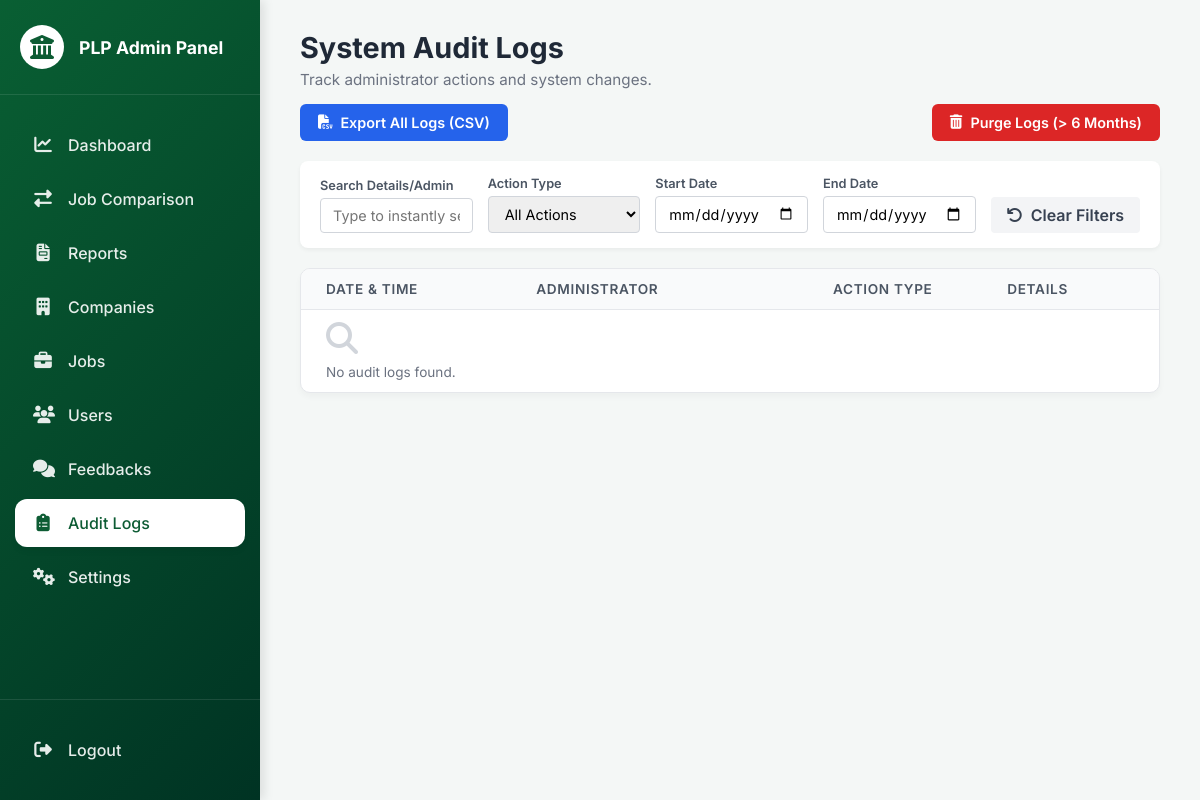
Before: /admin/pages/audit_logs.php (signed in) with the older database file.
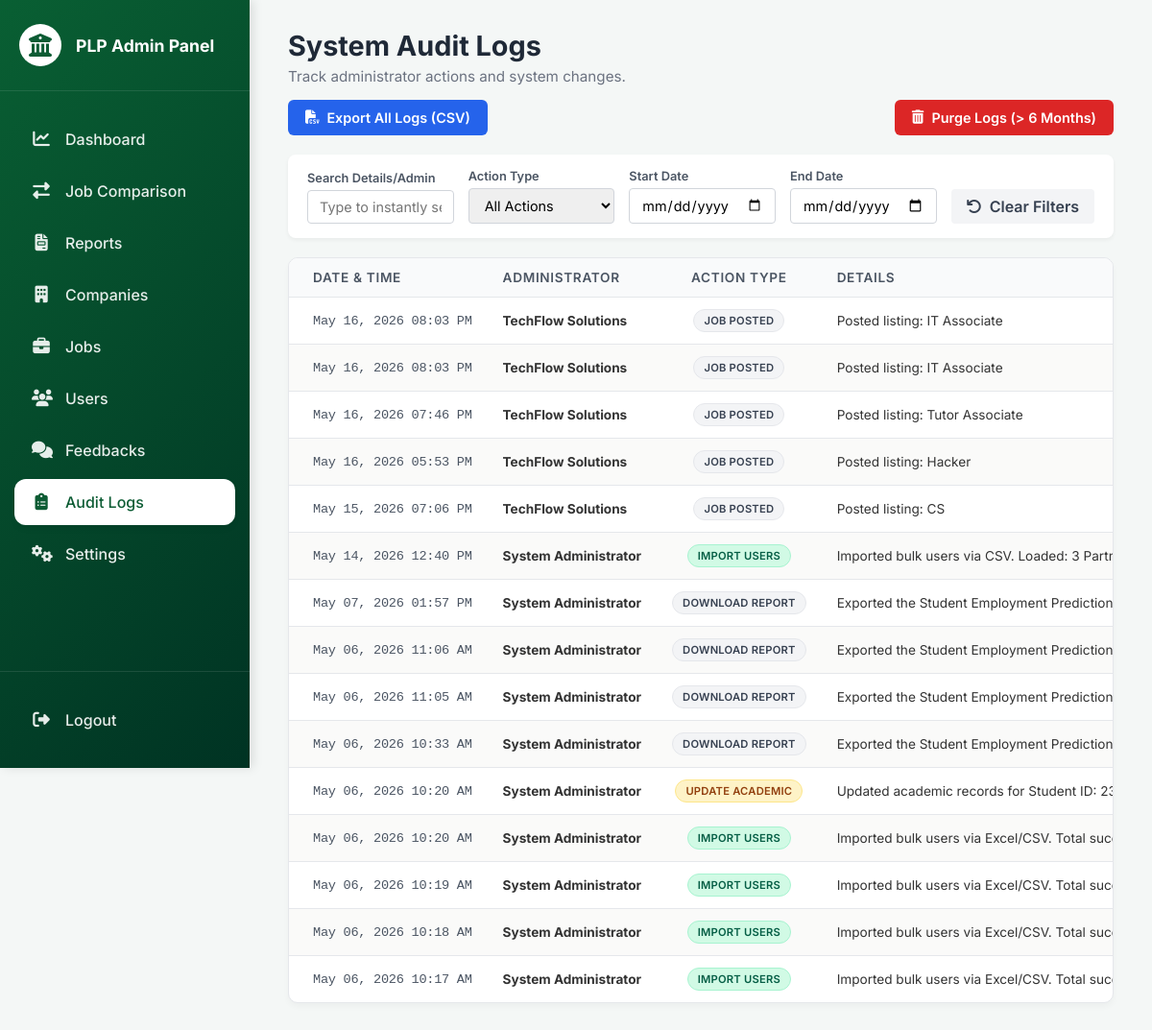
After: the same page with the newer database file.
### tables this page shows
CREATE TABLE `audit_logs` (
  `id` int(11) NOT NULL,
  `admin_id` int(11) NOT NULL,
  `admin_name` varchar(255) NOT NULL,
  `action` varchar(100) NOT NULL,
  `details` text NOT NULL,
  `created_at` datetime NOT NULL DEFAULT current_timestamp()
);

### admin/pages/audit_logs.php (the view, shortened to what this page needs)
<?php
require '../../includes/db.php';
$where_clauses = [];
$where_sql = count($where_clauses) > 0 ? "WHERE " . implode(" AND ", $where_clauses) : "";
$logs = [];
$query = "SELECT * FROM audit_logs $where_sql ORDER BY created_at DESC LIMIT 500";
$result = $conn->query($query);
if ($result && $result->num_rows > 0) {
    while ($row = $result->fetch_assoc()) {
        $logs[] = $row;
    }
}
?>
<!DOCTYPE html>
<html lang="en">
<head>
    <link rel="stylesheet" href="../../assets/css/admin-style.css?v=5">
    <link rel="stylesheet" href="https://cdnjs.cloudflare.com/ajax/libs/font-awesome/6.4.0/css/all.min.css">
</head>
<body>
<?php include '../../includes/admin_sidebar.php'; ?>
<main class="admin-main">
    <div class="page-title" style="margin-bottom: 15px;">
        <h1>System Audit Logs</h1>
        <p>Track administrator actions and system changes.</p>
    </div>
    <div class="maintenance-bar">
        <a href="audit_logs.php?export_csv=1" class="btn-export">
            <i class="fas fa-file-csv"></i> Export All Logs (CSV)
        </a>
        <form method="POST" action="audit_logs.php" onsubmit="return confirm('WARNING: Are you sure you want to permanently delete all logs older than 6 months? Please ensure you have exported a backup CSV first.');">
            <button type="submit" name="purge_logs" class="btn-purge">
                <i class="fas fa-trash-alt"></i> Purge Logs (> 6 Months)
            </button>
        </form>
    </div>
    <form class="filter-bar" method="GET" action="audit_logs.php">
        <div class="filter-group">
            <label for="search">Search Details/Admin</label>
            <input type="text" name="search" id="search" placeholder="Type to instantly search..." autocomplete="off" value="<?php echo htmlspecialchars($_GET['search'] ?? ''); ?>">
        </div>
        <div class="filter-group">
            <label for="action_filter">Action Type</label>
            <select name="action_filter" id="action_filter" onchange="this.form.submit()">
                <option value="">All Actions</option>
            </select>
        </div>
        <div class="filter-group">
            <label for="start_date">Start Date</label>
            <input type="date" name="start_date" id="start_date" value="<?php echo htmlspecialchars($_GET['start_date'] ?? ''); ?>" onchange="this.form.submit()">
        </div>
        <div class="filter-group">
            <label for="end_date">End Date</label>
            <input type="date" name="end_date" id="end_date" value="<?php echo htmlspecialchars($_GET['end_date'] ?? ''); ?>" onchange="this.form.submit()">
        </div>
        <div class="filter-actions">
            <a href="audit_logs.php" class="btn-clear"><i class="fas fa-undo"></i>&nbsp; Clear Filters</a>
        </div>
    </form>
    <div class="admin-card table-card">
        <div class="table-container">
            <table class="admin-table" style="font-size: 0.85rem; width: 100%;">
                <thead>
                    <tr>
                        <th>Date & Time</th>
                        <th>Administrator</th>
                        <th style="text-align: center;">Action Type</th>
                        <th>Details</th>
                    </tr>
                </thead>
                <tbody id="auditTableBody">
                    <?php if (empty($logs)): ?>
                        <tr>
                            <td colspan="4" class="no-results">
                                <i class="fas fa-search" style="font-size: 2rem; color: #d1d5db; margin-bottom: 10px;"></i><br>
                                No audit logs found.
                            </td>
                        </tr>
                    <?php else: ?>
                        <?php foreach ($logs as $log): ?>
                            <?php
                                $date = new DateTime($log['created_at']);
                                $formatted_date = $date->format('M d, Y h:i A');
                                $action = strtoupper($log['action']);
                                $badge_class = 'badge-default';
                                if (str_contains($action, 'DELETE') || str_contains($action, 'PURGE')) $badge_class = 'badge-delete';
                                elseif (str_contains($action, 'ADD') || str_contains($action, 'IMPORT') || str_contains($action, 'UPLOAD')) $badge_class = 'badge-add';
                                elseif (str_contains($action, 'EDIT') || str_contains($action, 'UPDATE')) $badge_class = 'badge-edit';
                            ?>
                            <tr class="log-row">
                                <td class="font-mono"><?php echo $formatted_date; ?></td>
                                <td class="admin-col"><strong><?php echo htmlspecialchars($log['admin_name']); ?></strong></td>
                                <td style="text-align: center;">
                                    <span class="badge <?php echo $badge_class; ?>">
                                        <?php echo str_replace('_', ' ', htmlspecialchars($action)); ?>
                                    </span>
                                </td>
                                <td class="details-col"><?php echo htmlspecialchars($log['details']); ?></td>
                            </tr>
                        <?php endforeach; ?>
                    <?php endif; ?>
                </tbody>
            </table>
        </div>
    </div>
</main>
</body>
</html>

### includes/admin_sidebar.php
<aside class="admin-sidebar">
    <div class="sidebar-brand">
        <i class="fas fa-university"></i>
        <span>PLP Admin Panel</span>
    </div>
    <ul class="sidebar-menu">
        <li>
            <a href="../pages/dashboard.php" class="<?php echo basename($_SERVER['PHP_SELF']) == 'dashboard.php' ? 'active' : ''; ?>">
                <i class="fas fa-chart-line"></i> Dashboard
            </a>
        </li>
        <li>
            <a href="../pages/employment_comparison.php" class="<?php echo basename($_SERVER['PHP_SELF']) == 'employment_comparison.php' ? 'active' : ''; ?>">
                <i class="fas fa-exchange-alt"></i> Job Comparison
            </a>
        </li>
        <li>
            <a href="../pages/predict_report.php" class="<?php echo basename($_SERVER['PHP_SELF']) == 'predict_report.php' ? 'active' : ''; ?>">
                <i class="fas fa-file-invoice"></i> Reports
            </a>
        </li>
        <li>
            <a href="../pages/companies.php" class="<?php echo basename($_SERVER['PHP_SELF']) == 'companies.php' ? 'active' : ''; ?>">
                <i class="fas fa-building"></i> Companies
            </a>
        </li>
        <li>
            <a href="../pages/jobs.php" class="<?php echo basename($_SERVER['PHP_SELF']) == 'jobs.php' ? 'active' : ''; ?>">
                <i class="fas fa-briefcase"></i> Jobs
            </a>
        </li>
        <li>
            <a href="../pages/users.php" class="<?php echo basename($_SERVER['PHP_SELF']) == 'users.php' ? 'active' : ''; ?>">
                <i class="fas fa-users"></i> Users
            </a>
        </li>
        <li>
            <a href="../pages/feedbacks.php" class="<?php echo basename($_SERVER['PHP_SELF']) == 'feedbacks.php' ? 'active' : ''; ?>">
                <i class="fas fa-comments"></i> Feedbacks
            </a>
        </li>
        <li>
            <a href="../pages/audit_logs.php" class="<?php echo basename($_SERVER['PHP_SELF']) == 'audit_logs.php' ? 'active' : ''; ?>">
                <i class="fas fa-clipboard-list"></i> Audit Logs
            </a>
        </li>
        <li>
            <a href="../pages/settings.php" class="<?php echo basename($_SERVER['PHP_SELF']) == 'settings.php' ? 'active' : ''; ?>">
                <i class="fas fa-cogs"></i> Settings
            </a>
        </li>
    </ul>
    <div class="sidebar-footer" style="padding-left: 0; padding-right: 0;">
        <ul class="sidebar-menu" style="padding: 0;">
            <li>
                <a href="/plp-alumni-tracer/logout.php"><i class="fas fa-sign-out-alt"></i> Logout</a>
            </li>
        </ul>
    </div>
</aside>

### assets/css/admin-style.css (style rules this page uses)
* { margin: 0; padding: 0; box-sizing: border-box; font-family: 'Inter', sans-serif; }
body { background-color: #f4f7f6; color: #333; display: flex; }
.admin-sidebar { width: 260px; background: linear-gradient(135deg, #095f33 0%, #003323 100%); color: white; height: 100vh; position: fixed; display: flex; flex-direction: column; box-shadow: 4px 0 10px rgba(0,0,0,0.1); }
.sidebar-brand { padding: 25px 20px; display: flex; align-items: center; gap: 15px; border-bottom: 1px solid rgba(255,255,255,0.1); }
.sidebar-brand i { font-size: 24px; background: white; color: #0d5c34; padding: 10px; border-radius: 50%; }
.sidebar-brand span { font-size: 1.1rem; font-weight: 700; }
.sidebar-menu { list-style: none; padding: 20px 0; flex: 1; }
.sidebar-menu li a { display: flex; align-items: center; padding: 14px 18px; margin: 6px 15px; color: rgba(255,255,255,0.9); text-decoration: none; font-weight: 500; border-radius: 12px; transition: all 0.3s ease; gap: 15px; }
.sidebar-menu li a i { width: 20px; text-align: center; font-size: 1.1rem; transition: color 0.3s ease; }
.sidebar-menu li a:hover, .sidebar-menu li a.active { background-color: #ffffff; color: #0d5c34; box-shadow: 0 4px 6px rgba(0,0,0,0.05); }
.sidebar-menu li a:hover i, .sidebar-menu li a.active i { color: #0d5c34; }
.sidebar-footer { padding: 20px; border-top: 1px solid rgba(255,255,255,0.1); }
.admin-main { margin-left: 260px; width: calc(100% - 260px); padding: 30px 40px; }
.page-title { margin-bottom: 25px; }
.page-title h1 { font-size: 1.8rem; color: #1f2937; margin-bottom: 5px; }
.page-title p { color: #6b7280; font-size: 0.95rem; }
.admin-card { background: white; border-radius: 10px; padding: 25px; box-shadow: 0 4px 6px rgba(0,0,0,0.03); border: 1px solid #e5e7eb; margin-bottom: 25px; }
.admin-table { width: 100%; border-collapse: collapse; white-space: nowrap; }
.admin-table th, .admin-table td { padding: 10px 12px; border-bottom: 1px solid #e5e7eb; font-size: 0.8rem; }
.admin-table td { text-align: left; }
.admin-table th { text-align: left; background-color: #f9fafb; color: #4b5563; font-weight: 600; text-transform: uppercase; font-size: 0.7rem; letter-spacing: 0.05em; }
.admin-table tbody tr { transition: background-color 0.15s ease; }
.badge { padding: 4px 8px; border-radius: 4px; font-size: 0.7rem; font-weight: 600; color: white; display: inline-block; text-align: center; letter-spacing: 0.3px; }
.admin-card.table-card { padding: 0; overflow: hidden; }
.admin-card.table-card .admin-table th:first-child, .admin-card.table-card .admin-table td:first-child { padding-left: 25px; }
.admin-card.table-card .admin-table th:last-child, .admin-card.table-card .admin-table td:last-child { padding-right: 25px; }
.admin-table tbody tr:last-child td { border-bottom: none; }

Changed rows visible on the page:
added audit_logs: created_at "May 16, 2026 08:03 PM", admin_name "TechFlow Solutions", action "JOB POSTED", details "Posted listing: IT Associate"
added audit_logs: created_at "May 16, 2026 08:03 PM", admin_name "TechFlow Solutions", action "JOB POSTED", details "Posted listing: IT Associate"
added audit_logs: created_at "May 16, 2026 07:46 PM", admin_name "TechFlow Solutions", action "JOB POSTED", details "Posted listing: Tutor Associate"
added audit_logs: created_at "May 16, 2026 05:53 PM", admin_name "TechFlow Solutions", action "JOB POSTED", details "Posted listing: Hacker"
added audit_logs: created_at "May 15, 2026 07:06 PM", admin_name "TechFlow Solutions", action "JOB POSTED", details "Posted listing: CS"
added audit_logs: created_at "May 14, 2026 12:40 PM", admin_name "System Administrator", action "IMPORT USERS", details "Imported bulk users via CSV. Loaded: 3…"
added audit_logs: created_at "May 07, 2026 01:57 PM", admin_name "System Administrator", action "DOWNLOAD REPORT", details "Exported the Student Employment Prediction…"
added audit_logs: created_at "May 06, 2026 11:06 AM", admin_name "System Administrator", action "DOWNLOAD REPORT", details "Exported the Student Employment Prediction…"
added audit_logs: created_at "May 06, 2026 11:05 AM", admin_name "System Administrator", action "DOWNLOAD REPORT", details "Exported the Student Employment Prediction…"
added audit_logs: created_at "May 06, 2026 10:33 AM", admin_name "System Administrator", action "DOWNLOAD REPORT", details "Exported the Student Employment Prediction…"
added audit_logs: created_at "May 06, 2026 10:20 AM", admin_name "System Administrator", action "UPDATE ACADEMIC", details "Updated academic records for Student ID:…"
added audit_logs: created_at "May 06, 2026 10:20 AM", admin_name "System Administrator", action "IMPORT USERS", details "Imported bulk users via Excel/CSV. Total…"
added audit_logs: created_at "May 06, 2026 10:19 AM", admin_name "System Administrator", action "IMPORT USERS", details "Imported bulk users via Excel/CSV. Total…"
added audit_logs: created_at "May 06, 2026 10:18 AM", admin_name "System Administrator", action "IMPORT USERS", details "Imported bulk users via Excel/CSV. Total…"
added audit_logs: created_at "May 06, 2026 10:17 AM", admin_name "System Administrator", action "IMPORT USERS", details "Imported bulk users via Excel/CSV. Total…"
Other visible differences:
text no longer shown: "No audit logs found."
